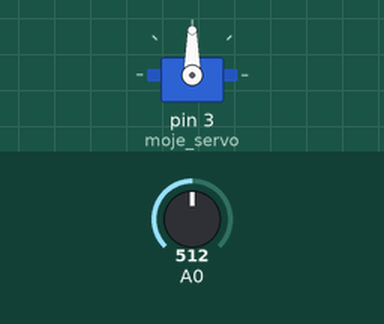
Bench run of a sketch on a simulated Arduino Uno, built with avr-gcc and run on an emulated ATmega328P. On the bench: servo. The inputs (shaded band) are chosen by the test bench; at power-on: A0 = 512.

Above: at 1.2 s.
1.3 s: A0 set to 716
At 1.9 s:
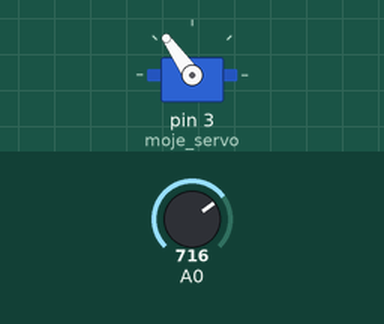
2.8 s: A0 set to 900
At 4.0 s:
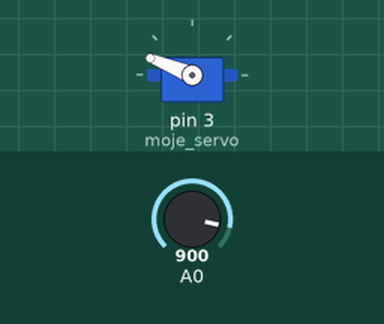
4.3 s: A0 set to 1023
At 5.4 s:
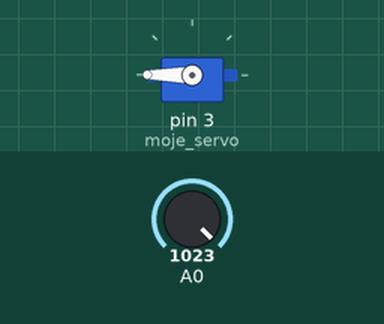
5.8 s: A0 set to 306
At 6.5 s:
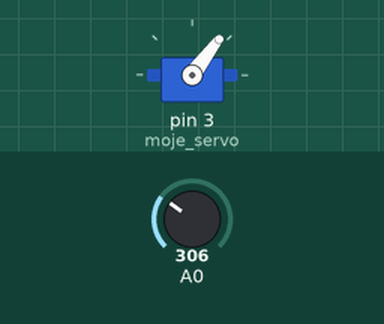
7.3 s: A0 set to 122
At 7.7 s:
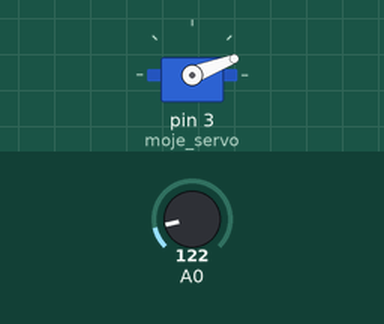
Timing chart, 0 to 9.8 s (numbered marks = the images above; inputs shaded):
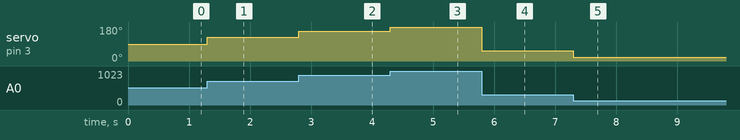

Measured:
- after the input at 1.3 s, servo on pin 3 (moje_servo): 90° → 125° at once
- after the input at 2.8 s, servo on pin 3 (moje_servo): 125° → 158° at once
- after the input at 4.3 s, servo on pin 3 (moje_servo): 158° → 180° at once
- after the input at 5.8 s, servo on pin 3 (moje_servo): 180° → 53° at once
- after the input at 7.3 s, servo on pin 3 (moje_servo): 53° → 21° at once

The sketch:

servo_a_joystick.ino
```cpp
#include <Servo.h>

Servo moje_servo;

void setup() {
  moje_servo.attach(3);
}

void loop() {
  int hodnota = analogRead(A0);
  int poloha = map(hodnota, 0, 1023, 0, 180);
  moje_servo.write(poloha);
  //moje_servo.write(map(analogRead(A0), 0, 1023, 0, 180));
}
```
